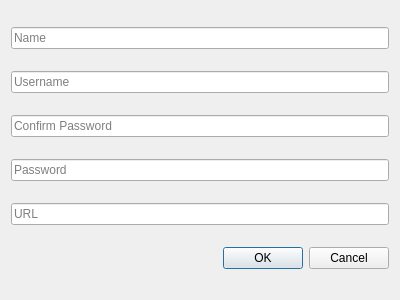
<?xml version="1.0" encoding="UTF-8"?>
<ui version="4.0">
 <class>Dialog</class>
 <widget class="QDialog" name="Dialog">
  <property name="geometry">
   <rect>
    <x>0</x>
    <y>0</y>
    <width>400</width>
    <height>300</height>
   </rect>
  </property>
  <property name="windowTitle">
   <string>Dialog</string>
  </property>
  <layout class="QGridLayout" name="gridLayout">
   <item row="6" column="0">
    <widget class="QLineEdit" name="detLineEditURL">
     <property name="placeholderText">
      <string>URL</string>
     </property>
    </widget>
   </item>
   <item row="7" column="0">
    <widget class="QDialogButtonBox" name="buttonBox">
     <property name="orientation">
      <enum>Qt::Horizontal</enum>
     </property>
     <property name="standardButtons">
      <set>QDialogButtonBox::Cancel|QDialogButtonBox::Ok</set>
     </property>
    </widget>
   </item>
   <item row="4" column="0">
    <widget class="QLineEdit" name="detLineEditPass">
     <property name="placeholderText">
      <string>Confirm Password</string>
     </property>
    </widget>
   </item>
   <item row="3" column="0">
    <widget class="QLineEdit" name="detLineEditUser">
     <property name="placeholderText">
      <string>Username</string>
     </property>
    </widget>
   </item>
   <item row="0" column="0">
    <widget class="QLineEdit" name="detLineEditName">
     <property name="placeholderText">
      <string>Name</string>
     </property>
    </widget>
   </item>
   <item row="5" column="0">
    <widget class="QLineEdit" name="detLineEditConfirm">
     <property name="placeholderText">
      <string>Password</string>
     </property>
    </widget>
   </item>
  </layout>
 </widget>
 <resources/>
 <connections>
  <connection>
   <sender>buttonBox</sender>
   <signal>accepted()</signal>
   <receiver>Dialog</receiver>
   <slot>accept()</slot>
   <hints>
    <hint type="sourcelabel">
     <x>248</x>
     <y>254</y>
    </hint>
    <hint type="destinationlabel">
     <x>157</x>
     <y>274</y>
    </hint>
   </hints>
  </connection>
  <connection>
   <sender>buttonBox</sender>
   <signal>rejected()</signal>
   <receiver>Dialog</receiver>
   <slot>reject()</slot>
   <hints>
    <hint type="sourcelabel">
     <x>316</x>
     <y>260</y>
    </hint>
    <hint type="destinationlabel">
     <x>286</x>
     <y>274</y>
    </hint>
   </hints>
  </connection>
 </connections>
</ui>
